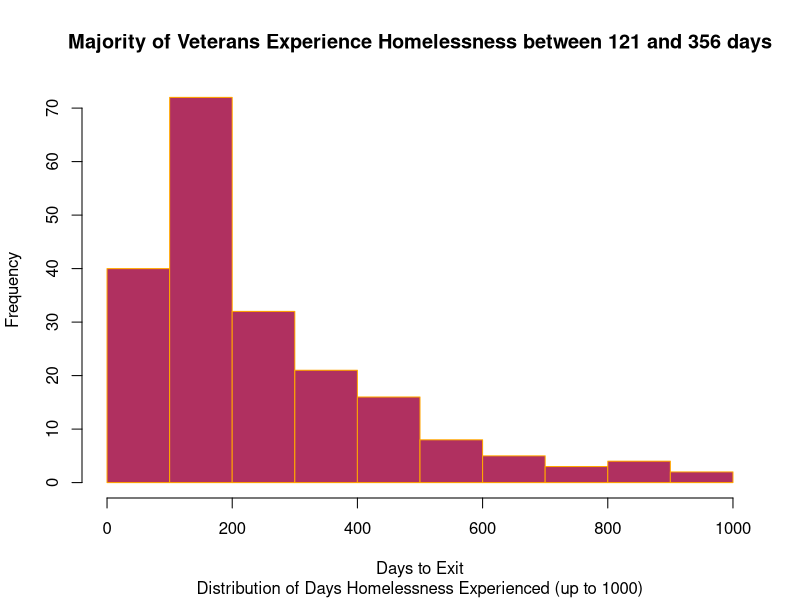
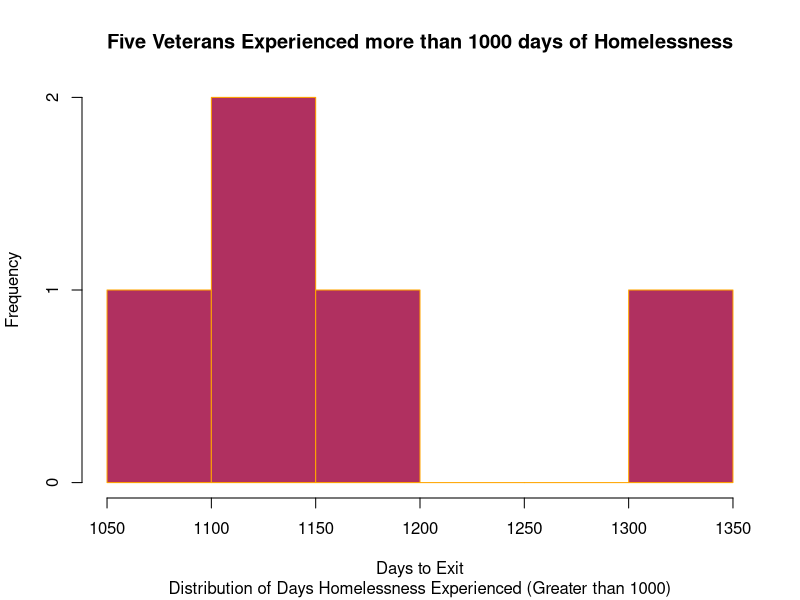
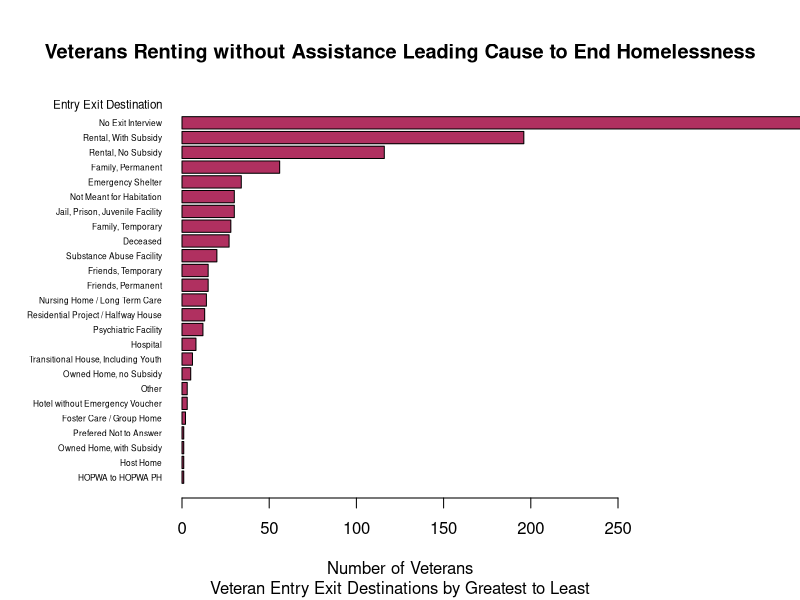
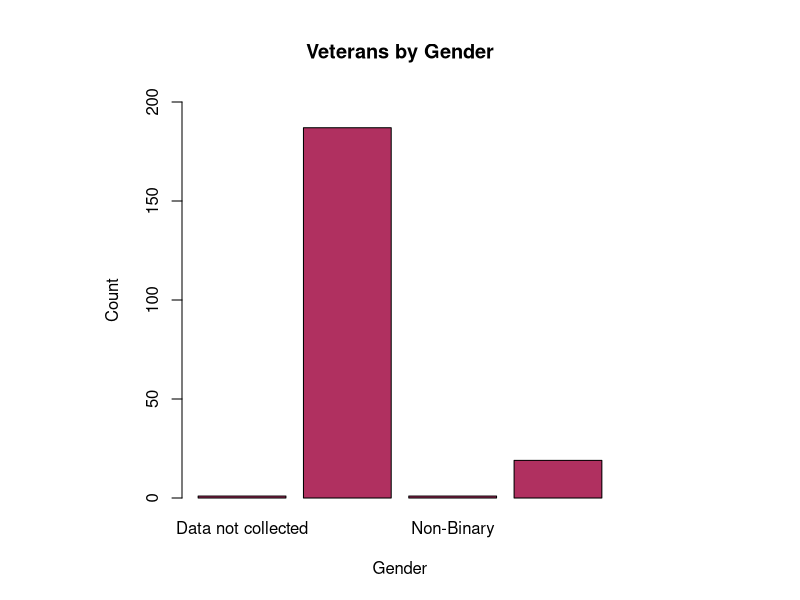

Source code (R) for these figures, in order: (Note: this script raises an error after producing the figures.)
# read in datasets
mcesdat = read.csv("mces_data20231122.csv")
destdat = read.csv("destination_data20231122.csv")
surveydat = read.csv("survey_data20231122.csv")
solutionfunddat = read.csv("solutions_fund20231122.csv")

summary(destdat)
unique(destdat$Pregnant)
unique(destdat$Entry.Exit.Destination)
unique(destdat$Gender)


# Distribution of Days to Exit for Veterans
## helps us to understand how long veterans stay in the houselessness system before exiting. 
hist(destdat$Days.to.Exit.Destination[destdat$Veteran == "Yes (HUD)" & destdat$Days.to.Exit.Destination <= 1000],
     main = "Majority of Veterans Experience Homelessness between 121 and 356 days",
     sub = "Distribution of Days Homelessness Experienced (up to 1000)",
     xlab = "Days to Exit",
     col = "maroon",
     border = "orange")

hist(destdat$Days.to.Exit.Destination[destdat$Veteran == "Yes (HUD)" & destdat$Days.to.Exit.Destination >= 1000],
     main = "Five Veterans Experienced more than 1000 days of Homelessness",
     sub = "Distribution of Days Homelessness Experienced (Greater than 1000)",
     xlab = "Days to Exit",
     col = "maroon",
     border = "orange")

summary(destdat$Days.to.Exit.Destination[destdat$Veteran == "Yes (HUD)"])

## Destination Exit Data
veterandestcounts = table(destdat$Entry.Exit.Destination[destdat$Veteran == "Yes (HUD)"])
orderedcounts = veterandestcounts[order(veterandestcounts)]

destmapping <- c(
  "No exit interview completed (HUD)" = "No Exit Interview",
  "Rental by client, no ongoing housing subsidy (HUD)" = "Rental, No Subsidy",
  "Rental by client, with ongoing housing subsidy (HUD)" = "Rental, With Subsidy", 
  "Staying or living with family, permanent tenure (HUD)" = "Family, Permanent",
  "Staying or living with family, temporary tenure (e.g., room, apartment, or house) (HUD)" = "Family, Temporary",
  "Substance abuse treatment facility or detox center (HUD)" = "Substance Abuse Facility",
  "Staying or living with friends, temporary tenure (e.g., room, apartment, or house) (HUD)" = "Friends, Temporary",
  "Jail, prison, or juvenile detention facility (HUD)" = "Jail, Prison, Juvenile Facility",
  "Staying or living with friends, permanent tenure (HUD)" = "Friends, Permanent",
  "Transitional housing for homeless persons (including homeless youth) (HUD)" = "Transitional House, Including Youth",
  "Place not meant for habitation (e.g., a vehicle, an abandoned building, bus/train/subway station/airport or anywhere outside) (HUD)" = "Not Meant for Habitation",
  "Residential project or halfway house with no homeless criteria (HUD)" = "Residential Project / Halfway House",
  "Emergency shelter, including hotel or motel paid for with emergency shelter voucher, Host Home shelter (HUD)" = "Emergency Shelter",
  "Psychiatric hospital or other psychiatric facility (HUD)" = "Psychiatric Facility",
  "Deceased (HUD)" = "Deceased",
  "Long-term care facility or nursing home (HUD)" = "Nursing Home / Long Term Care",
  "Hospital or other residential non-psychiatric medical facility (HUD)" = "Hospital",
  "Other (HUD)" = "Other",
  "Client prefers not to answer (HUD)" = "Prefered Not to Answer",
  "Moved from one HOPWA funded project to HOPWA PH (HUD)" = "HOPWA to HOPWA PH",
  "Hotel or motel paid for without emergency shelter voucher (HUD)" = "Hotel without Emergency Voucher",
  "Foster care home or foster care group home (HUD)" = "Foster Care / Group Home",
  "Owned by client, no ongoing housing subsidy (HUD)" = "Owned Home, no Subsidy",
  "Host Home (non-crisis) (HUD)" = "Host Home",
  "Owned by client, with ongoing housing subsidy (HUD)" = "Owned Home, with Subsidy"
)

destdat$ShortEntryExitDestination = destmapping[destdat$Entry.Exit.Destination]
uniqueshortdestinations = unique(destdat$ShortEntryExitDestination)
shortdestcounts = table(destdat$ShortEntryExitDestination)
neworderedcounts = shortdestcounts[order(shortdestcounts)]

par(mar = c(5, 9, 5, 9) + 0.1)
barplot(neworderedcounts,
        names.arg = names(neworderedcounts),
        main = "Veterans Renting without Assistance Leading Cause to End Homelessness",
        sub = "Veteran Entry Exit Destinations by Greatest to Least",
        xlab = "Number of Veterans",
        ylab = "",
        col = "maroon",
        horiz = TRUE,
        las = 1,
        cex.names = 0.5,
        xlim = c(0, 250))
mtext("Entry Exit Destination", side = 2, line = 1, at = 31, las = 1, cex = 0.7)

## Gender Data
gentabledat = table(destdat$Gender[destdat$Veteran == "Yes (HUD)"])

# Create a barplot
barplot(gentabledat, 
        col = "maroon", 
        main = "Veterans by Gender",
        xlab = "Gender", 
        ylab = "Count", 
        ylim = c(0,200))
text(rep(seq_along(table_data), each = 1), table_data + 5, labels = table_data, pos = 3, col = "black", cex = 0.8)

